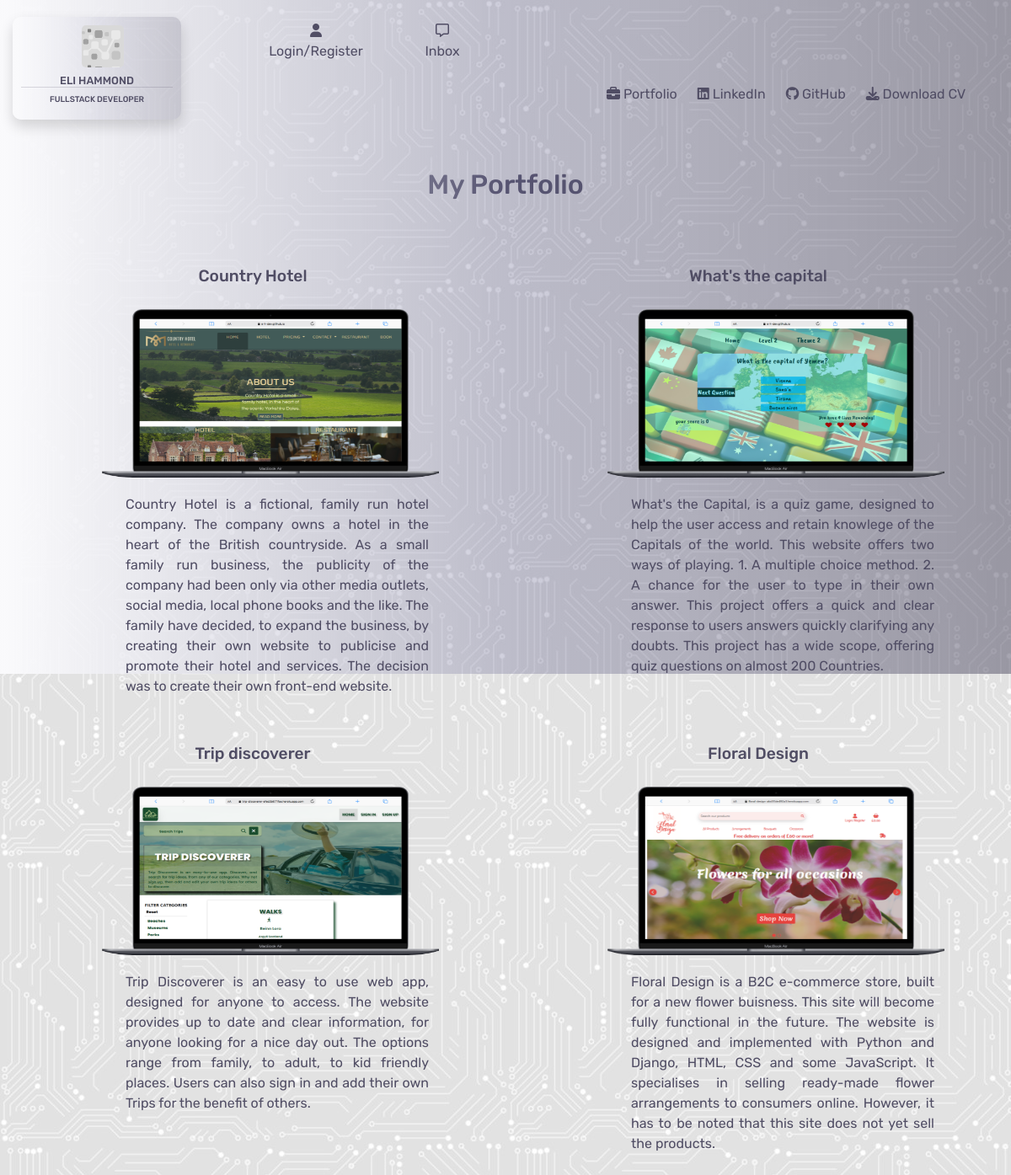
The page /portfolio/ on the database its author committed.
### portfolio/models.py (models this page shows, shortened)
class Portfolio(models.Model):
    class Meta:
        verbose_name_plural = "Portfolio"
    name = models.CharField(max_length=254)
    website_url = models.URLField(max_length=1250, null=True, blank=True)
    description = models.TextField()
    image = models.ImageField(null=True, blank=True)

### portfolio/views.py (the view)
# urls.py: path('', views.all_portfolio, name='portfolio'),
def all_portfolio(request):
    portfolio = Portfolio.objects.all()
    context = {
        'portfolio': portfolio
    }
    return render(request, "portfolio/portfolio.html", context)

### portfolio/templates/portfolio/portfolio.html
{% extends "base.html" %}
{% load static %}
{% block content %}
<div class="container-fluid">
    <div class="row">
        <div class="col-4"></div>
        <div class="col-4">
            <h2 class="header">My Portfolio</h2>
        </div>
        <div class="col-4"></div>
    </div>
    <div class="row portfolio-displays">
        {% for p in portfolio %}
        <div class="col-md-6">
            <h6 class="portfolio-header">{{ p.name }}</h6>
            <a class="image-position" href="{{ p.website_url }}" target="_blank">
                <img class="porfolio-image" src="{{ p.image.url }}" alt="image">
            </a>
            <p class="description-p">{{ p.description }}</p>
        </div>
        {% endfor %}
    </div>
</div>
{% endblock %}

### static/css/base.css (style rules this page uses)
:root { --main-font:Rubik; --text-color:rgb(80, 77, 100); }
body { background-image: url('/media/background-image.jpg'); }
.header { font-family: var(--main-font); color: rgb(80, 77, 100); text-align: center; padding-bottom: 50px; }
.portfolio-displays { position: relative; z-index: 2; }
.portfolio-header { color: var(--text-color); font-family: var(--main-font); text-align: center; font-size: 1.2rem; padding: 20px; }
.porfolio-image { height: 200px; width:400px; }
.image-position { position: relative; left:15%; padding: 20px; }
.description-p { padding: 20px; position: relative; left:20%; width:400px; text-align: justify; font-family: var(--main-font); color:var(--text-color); }

### rows shown on the page
Portfolio: name "Country Hotel", image (picture), description "Country Hotel is a fictional, family run hotel company. The company owns a hotel in the heart of the British countryside. As a small family run business, the publicity of the company had been only via other media outlets, social media, local phone books and the like. The family have decided, to expand the business, by creating their own website to publicise and promote their hotel and services. The decision was to create their own front-end website."
Portfolio: name "What's the capital", image (picture), description "What's the Capital, is a quiz game, designed to help the user access and retain knowlege of the Capitals of the world. This website offers two ways of playing. 1. A multiple choice method. 2. A chance for the user to type in their own answer. This project offers a quick and clear response to users answers quickly clarifying any doubts. This project has a wide scope, offering quiz questions on almost 200 Countries."
Portfolio: name "Trip discoverer", image (picture), description "Trip Discoverer is an easy to use web app, designed for anyone to access. The website provides up to date and clear information, for anyone looking for a nice day out. The options range from family, to adult, to kid friendly places. Users can also sign in and add their own Trips for the benefit of others."
Portfolio: name "Floral Design", image (picture), description "Floral Design is a B2C e-commerce store, built for a new flower buisness. This site will become fully functional in the future. The website is designed and implemented with Python and Django, HTML, CSS and some JavaScript. It specialises in selling ready-made flower arrangements to consumers online. However, it has to be noted that this site does not yet sell the products."
